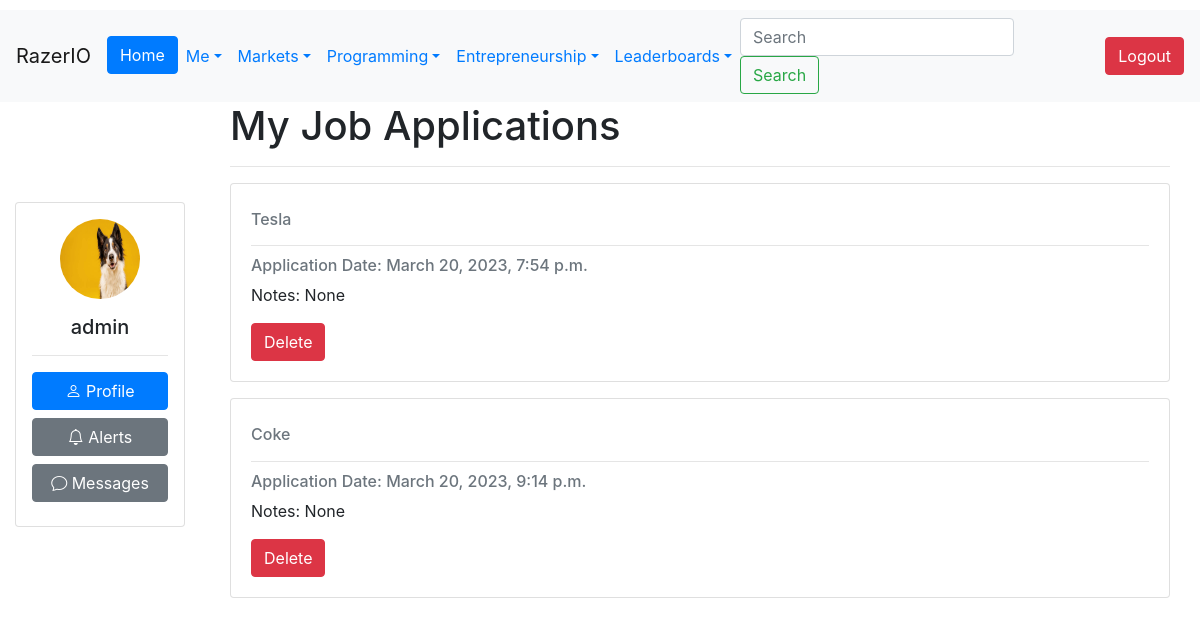
The app's page /market/jobs/myapplications/ (signed in) with its own data.
### Users/models.py (models this page shows, shortened)
class CustomUser(AbstractUser):
    Bio = models.CharField(max_length=240, default='')
    Salary = models.IntegerField(default=0)
    Company = models.ForeignKey('Company.Company', on_delete=models.CASCADE,
                                   null=True, blank=True)
    Country = models.ForeignKey(Country, on_delete=models.CASCADE, null=True)
    Region = models.ForeignKey(Region, on_delete=models.CASCADE, null=True)
    ProfilePic = models.ImageField(upload_to=upload_to, null=True, blank=True)
    Skill = models.ManyToManyField(Skill, through="User_Skill")
    Company_Verified_Email = models.BooleanField(default=False)
    badges = models.JSONField(default=dict)
    experience_level = models.CharField(choices=EXPERIENCE_LEVEL_CHOICES, max_length=50, default='Principal')
    DateOfBirth = models.DateField(null=True, blank=True)

### Jobs/models.py (models this page shows, shortened)
class JobApplication(models.Model):
    applicant = models.ForeignKey(User, on_delete=models.CASCADE)
    job_listing = models.ForeignKey(JobListing, on_delete=models.CASCADE)
    date_applied = models.DateTimeField(auto_now_add=True)
    notes = models.TextField(max_length=500, null=True, blank=True)
    class Meta:
        unique_together = ('applicant', 'job_listing')

class JobListing(models.Model):
    Poster = models.ForeignKey(User, on_delete=models.CASCADE)
    Company = models.ForeignKey(Company, on_delete=models.CASCADE)
    Job_Status = models.CharField(choices=Job_Status_Choices, max_length=10)
    Date_Posted = models.DateTimeField(auto_now_add=True)
    Location = models.ManyToManyField(City)
    Experience_Level = models.ManyToManyField(Experience_Level_Choices)
    Category = models.ManyToManyField(Job_Categories)
    ApplicationURL = models.URLField(default='https://www.mycompany.com/applyhere')
    OtherInfo = models.ManyToManyField(Job_Info)

### Company/models.py (models this page shows, shortened)
class Company(models.Model):
    Name = models.CharField(max_length=256)
    About = models.TextField(max_length=10000, default='', blank=True, null=True)
    Industry = models.CharField(max_length=100, choices=INDUSTRY_CHOICES, blank=True, null=True)
    StockTicker = models.CharField(max_length=10, null=True, blank=True)
    Founded = models.DateField(blank=True, null=True)
    Headquarters = models.CharField(max_length=100, blank=True, null=True)
    Website = models.URLField(blank=True)
    Email_Domain = models.ManyToManyField(EmailDomain, blank=True)
    Logo = models.ImageField(upload_to='company_logos/', blank=True, null=True)
    IsPublic = models.BooleanField(default=False)
    company_score = models.FloatField(null=True, blank=True)
    StockPrice = models.DecimalField(max_digits=50, decimal_places=15, null=True, blank=True)
    MarketCap = models.DecimalField(max_digits=50, decimal_places=15, null=True, blank=True)
    last_updated_stockdata = models.DateTimeField(default=timezone.now)
    last_updated_other_fields = models.DateTimeField(default=timezone.now)
    EmployeeCount = models.PositiveIntegerField(null=True, blank=True)
    LongBusinessSummary = models.TextField(max_length=10000, default='', blank=True, null=True)
    AnnualRevenue = models.DecimalField(max_digits=15, decimal_places=2, null=True, blank=True)
    AnnualProfit = models.DecimalField(max_digits=15, decimal_places=2, null=True, blank=True)
    Country = models.CharField(max_length=100, null=True, blank=True)
    TotalLiabilities = models.DecimalField(max_digits=15, decimal_places=2, null=True, blank=True)
    TotalDebt = models.DecimalField(max_digits=15, decimal_places=2, null=True, blank=True)
    CashOnHand = models.DecimalField(max_digits=15, decimal_places=2, null=True, blank=True)
    Assets = models.DecimalField(max_digits=15, decimal_places=2, null=True, blank=True)
    NetAssets = models.DecimalField(max_digits=15, decimal_places=0, null=True, blank=True)
    def __str__(self):
        return self.Name

### Jobs/views.py (the view)
# urls.py: path('jobs/myapplications/', MyJobApplications, name='job_applications'),
def MyJobApplications(request):
    user = request.user
    job_applications = JobApplication.objects.filter(applicant=user)
    context = {'job_applications':job_applications}
    return render(request, 'myjobapplications.html', context=context)

### templates/myjobapplications.html (shortened to what this page needs)
{% extends 'base.html' %}
{% load static %}
{% block content %}
<div class="container">
  <div class="row">
    <div class="col-md-12">
      <h1>My Job Applications</h1>
      <hr>
      {% if job_applications %}
        {% for job_application in job_applications %}
          <div class="card mb-3">
            <div class="card-body">
              <h6 class="card-subtitle mb-2 text-muted">{{ job_application.job_listing.Company }}</h6>
              <hr>
              <h6 class="card-subtitle mb-2 text-muted">Application Date: {{ job_application.date_applied }}</h6>
              <p class="card-text">Notes: {{ job_application.notes }}</p>
              <form action="{% url 'delete_job_application' application_id=job_application.id %}" method="POST">
                  <button class="btn btn-danger" type="submit">Delete</button>
              </form>
            </div>
          </div>
        {% endfor %}
      {% else %}
        <div class="alert alert-info" role="alert">
          You have not applied for any jobs yet.
        </div>
      {% endif %}
    </div>
  </div>
</div>
{% endblock %}

### templates/base.html (shortened to what this page needs)
<!doctype html>
<html lang="en">
<head>
{% load bootstrap4 %}
<link rel="stylesheet" href="https://cdn.jsdelivr.net/npm/bootstrap@4.6.2/dist/css/bootstrap.min.css">
<link rel="stylesheet" href="https://unpkg.com/bootstrap-table@1.21.3/dist/bootstrap-table.min.css">
<link rel="stylesheet" href="https://cdn.jsdelivr.net/npm/bootstrap-icons@1.10.3/font/bootstrap-icons.css">
  <link rel="stylesheet" href="https://cdnjs.cloudflare.com/ajax/libs/jqueryui/1.13.2/themes/base/jquery-ui.min.css" />
</head>
<body>
    {% if user.is_authenticated %}
<nav class="navbar navbar-expand-sm navbar-light bg-light" style="margin-top: 10px;">
  <a class="navbar-brand">RazerIO</a>
  <div class="collapse navbar-collapse" id="navbarSupportedContent">
    <ul class="navbar-nav mr-auto">
      <li class="nav-item active">
        <a href="{% url 'home' %}" class="btn btn-primary">Home</a>
      </li>
      <li class="nav-item dropdown">
        <a class="nav-link dropdown-toggle text-primary" href="#" id="navbarDropdown" role="button" data-toggle="dropdown" aria-haspopup="true" aria-expanded="false">Me</a>
      </li>
      <li class="nav-item dropdown">
        <a class="nav-link dropdown-toggle text-primary" href="#" id="navbarDropdown" role="button" data-toggle="dropdown" aria-haspopup="true" aria-expanded="false">Markets</a>
      </li>
      <li class="nav-item dropdown">
        <a class="nav-link dropdown-toggle text-primary" href="#" id="navbarDropdown" role="button" data-toggle="dropdown" aria-haspopup="true" aria-expanded="false">Programming</a>
      </li>
      <li class="nav-item dropdown">
        <a class="nav-link dropdown-toggle text-primary" href="#" id="navbarDropdown" role="button" data-toggle="dropdown" aria-haspopup="true" aria-expanded="false">Entrepreneurship</a>
      </li>
            <li class="nav-item dropdown">
        <a class="nav-link dropdown-toggle text-primary" href="#" id="navbarDropdown" role="button" data-toggle="dropdown" aria-haspopup="true" aria-expanded="false">Leaderboards</a>
    </ul>
    <form class="form-inline my-2 my-lg-0" method="GET" action="{% url 'search' %}">
      <input class="form-control mr-sm-2" type="search" placeholder="Search" aria-label="Search" name="q">
      <button class="btn btn-outline-success my-2 my-sm-0 mr-5" type="submit">Search</button>
    </form>
    <button type="button" class="btn btn-danger" onclick="location.href='{% url 'logout' %}'">Logout</button>
  </div>
</nav>
{% endif %}
  <main>
    <div class="container-fluid">
      <div class="row">
        {% if user.is_authenticated %}
    <div class="col-sm-2 col-md-2 col-lg-2" style="margin-top: 100px;">
      <div class="card p-3 mb-3">
        <div class="text-center">
          {% if user.ProfilePic %}
          <img src="{{ user.ProfilePic.url }}" class="rounded-circle" width="80" height="80">
            {% else %}
          <img src="https://cdn1.iconfinder.com/data/icons/user-pictures/100/unknown-512.png" class="rounded-circle" width="80" height="80">
          {% endif %}
          <h5 class="mt-3 mb-0">{{ user.username }}</h5>
        </div>
        <hr>
        <div class="d-grid gap-2 flex-column">
          <a href="{% url 'profile' user.id %}" class="btn btn-primary mb-2" style="width: 100%;"><i class="bi bi-person"></i> Profile</a>
          <a href="{% url 'inbox' %}#v-pills-alerts" class="btn btn-secondary mb-2" style="width: 100%;"><i class="bi bi-bell"></i> Alerts</a>
          <a href="{% url 'inbox' %}" class="btn btn-secondary mb-2" style="width: 100%;"><i class="bi bi-chat"></i> Messages</a>
        </div>
      </div>
    </div>
        {% endif %}
        <div class="{% if user.is_authenticated %}col-sm-10 col-md-10 col-lg-10{% else %}col-12{% endif %}">
    {% block content %}
    {% endblock %}
          </div>
    </div>
    </div>
  </main>
  </body>
</html>

### records on screen
CustomUser: ProfilePic (picture), username "admin"
JobApplication: job_listing.Company "Tesla", date_applied "March 20, 2023, 7:54 p.m.", notes "None"
JobApplication: job_listing.Company "Coke", date_applied "March 20, 2023, 9:14 p.m.", notes "None"
